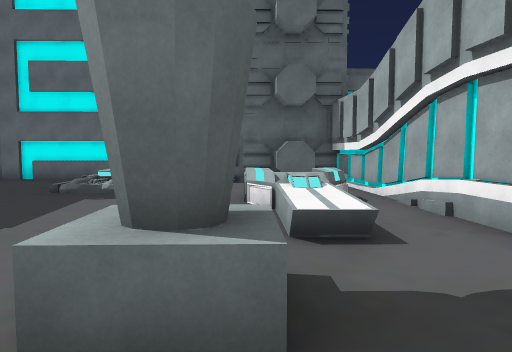
[1] (above)

16 first-person views from a walk through a scene from a Unity 3-D project. The camera is 1.4 m above the floor, tilts 4° down and sees 70° across. The floor is counted in squares, 2 m on a side. Each view is taken from the middle of a square. On the plan, view 1 faces up. The plan holds only what a view shows up to about 11 squares ahead; the rest is blank. The place goes on beyond the plan. The player is left out.

[2]
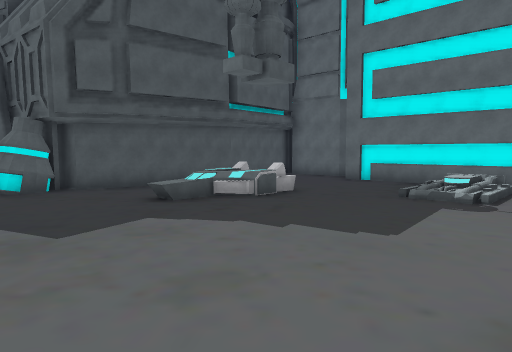

[3]
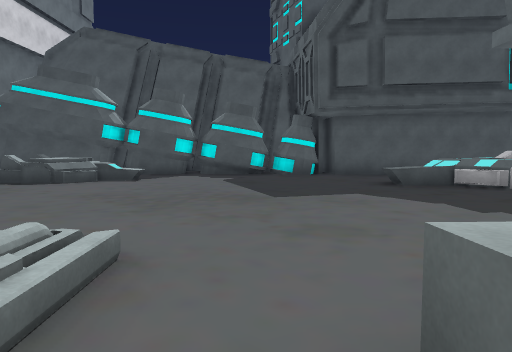

[4]
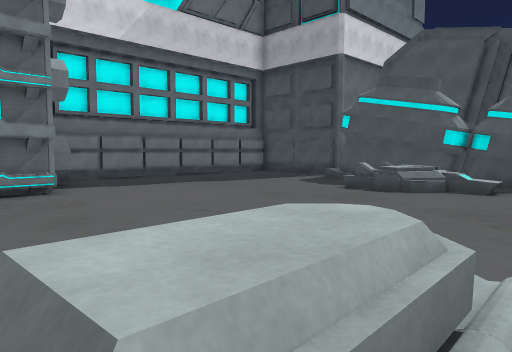

[5]
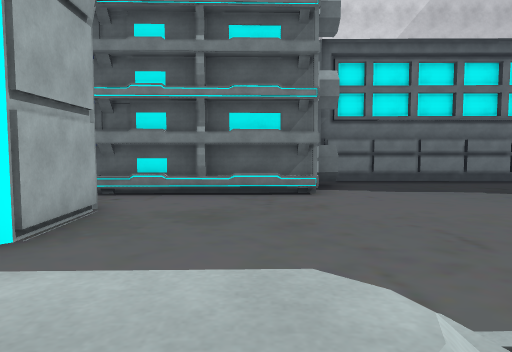

[6]
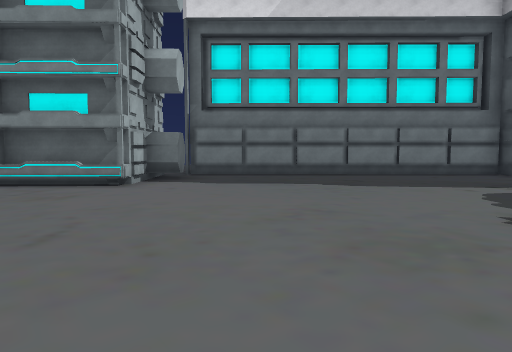

[7]
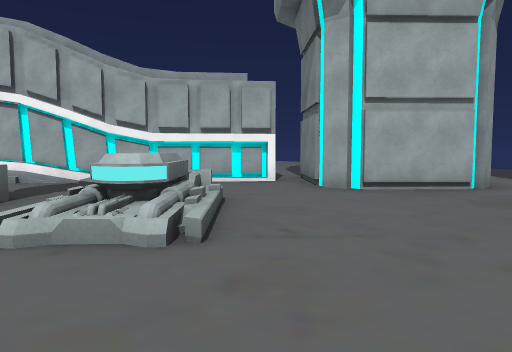

[8]
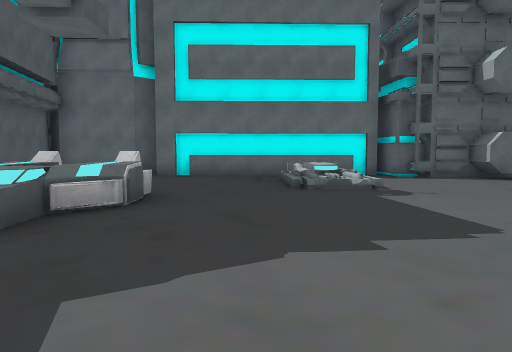

[9]
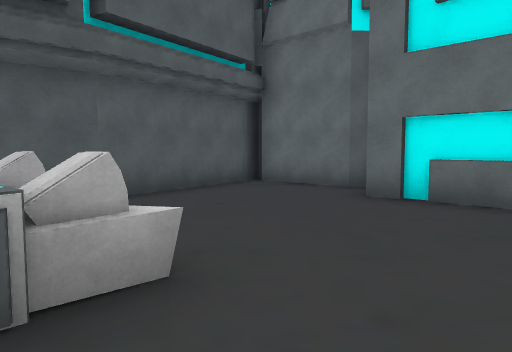

[10]
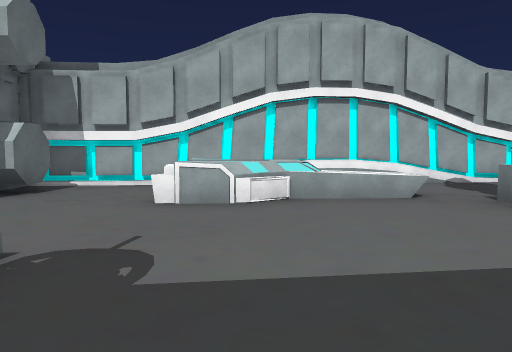

[11]
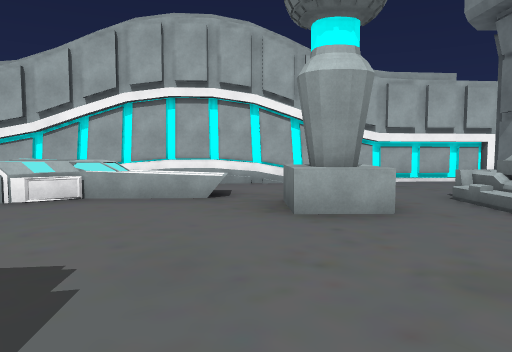

[12]
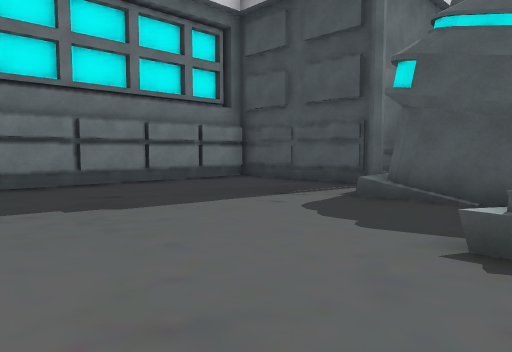

[13]
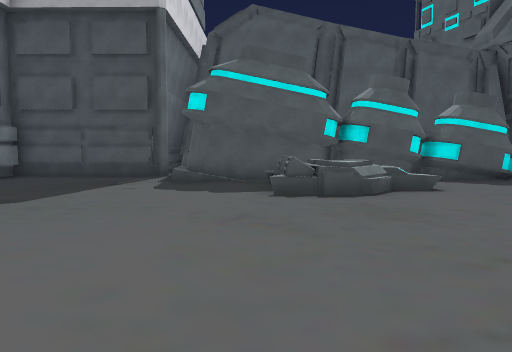

[14]
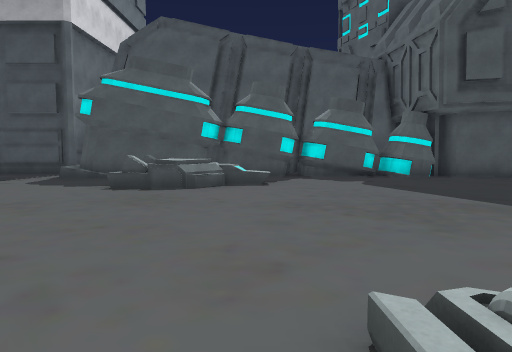

[15]
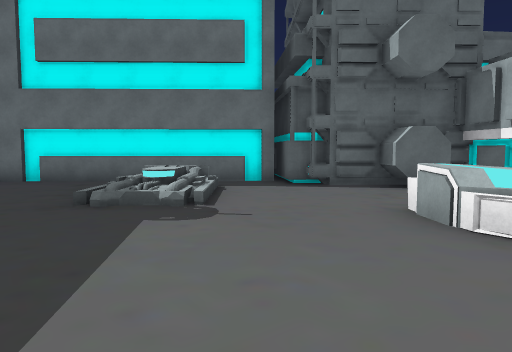

[16]
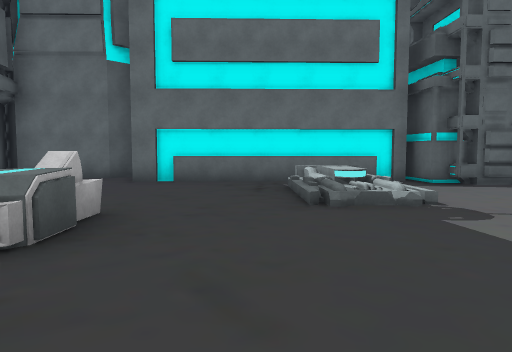

### Floor plan
Key: @ floor where view 1 was taken; # wall or solid block; x gap in a wall; . floor; / step, stairs or slope; = window, fence, low wall or low ledge; ^ raised ledge; B building; C car.
Columns run from 13 left of view 1 to 4 right of it. Each row starts with its distance up from view 1.
 13  ####B     ##
 12  #....   ####
 11  ##....B.B..#####
 10   #......C/...B.#
  9   #......//.....#
  8   #......//.....#
  7   #  ^^......^^.#
  6   #  ^^......^^.#
  5   #. ^^.......^.#
  4   #..^........^.#
  3  ##.............#
  2  ##.........^#..##
  1  ##..............#
  0  ##........//@...#
 -1  ##......../==...#
 -2  ##./............#
 -3 ###  /...........x
 -4   # C/.........#
 -5   #../.........#
 -6   #............#
 -7  ##=.............
 -8 ##.........BBBBB..
 -9  #.........###
-10  #........B#
-11  #.........
-12  ##########

Positions as (right, up) in squares from view 1, and headings:
1: (0, 0), facing up
2: (-1, 0), facing up-left
3: (0, 1), facing left
4: (0, 0), facing down-left
5: (-1, 0), facing down
6: (-5, -1), facing down
7: (-5, -2), facing right
8: (-5, 1), facing up
9: (-5, 6), facing up-left
10: (-5, 6), facing right
11: (-5, 3), facing right
12: (-5, -4), facing down-left
13: (-2, -5), facing left
14: (-1, -2), facing left
15: (-2, 3), facing up
16: (-5, 3), facing up
